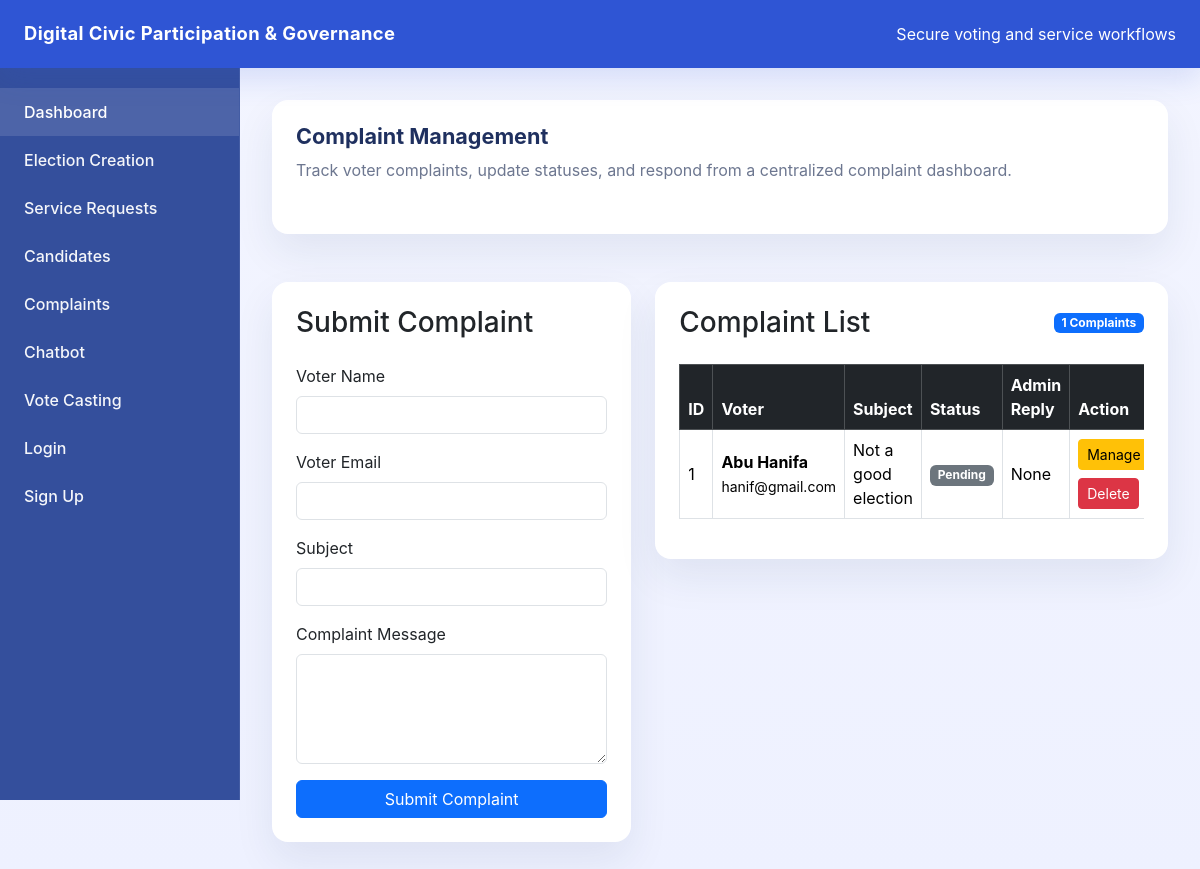
/complaints/, run on an earlier commit of the app's database.
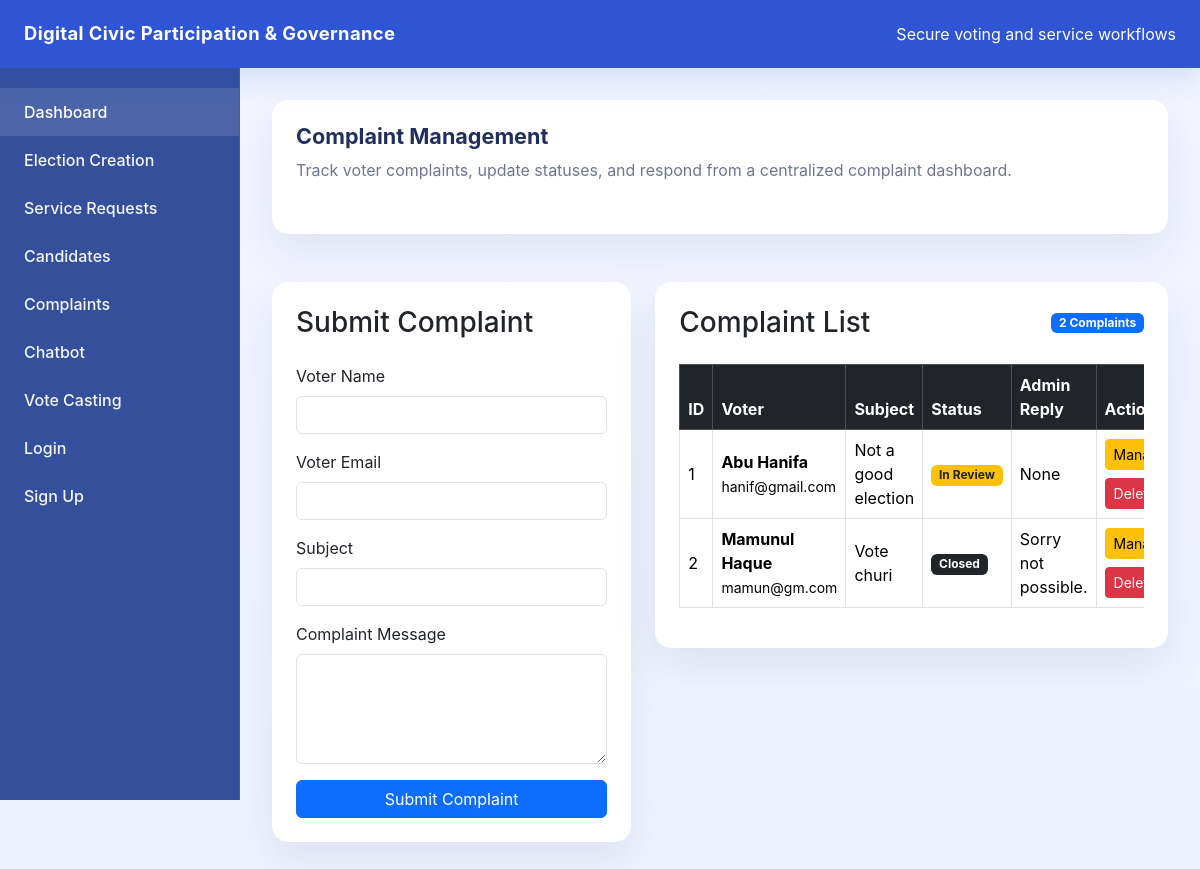
And on a later commit of the database.
### models/complaint.py (models this page shows)
class Complaint(db.Model):
    __tablename__ = "complaint"
    id = db.Column(db.Integer, primary_key=True)
    voter_name = db.Column(db.String(100), nullable=False)
    voter_email = db.Column(db.String(120), nullable=False)
    subject = db.Column(db.String(200), nullable=False)
    message = db.Column(db.Text, nullable=False)
    status = db.Column(db.String(50), nullable=False, default="Pending")
    admin_reply = db.Column(db.Text, nullable=True)

### routes/complaint_routes.py (the view)
@complaint_bp.route("/")
def complaints_page():
    complaints = Complaint.query.all()
    return render_template("complaints.html", complaints=complaints)

### templates/complaints.html (shortened to what the changed rows need)
{% extends "base.html" %}
{% block content %}
<div class="row g-4">
    <div class="col-12">
        <div class="card card-smooth p-4 mb-4">
            <div class="d-flex flex-column flex-md-row justify-content-between align-items-start gap-3">
                <div>
                    <h1 class="section-title mb-2">Complaint Management</h1>
                </div>
            </div>
        </div>
    </div>
    <div class="col-lg-7">
        <div class="card card-smooth">
            <div class="card-body p-4">
                <div class="d-flex justify-content-between align-items-center mb-4">
                    <h3 class="mb-0">Complaint List</h3>
                    <span class="badge bg-primary">{{ complaints|length }} Complaints</span>
                </div>
                {% if complaints %}
                    <div class="table-responsive">
                        <table class="table table-bordered table-hover align-middle">
                            <thead class="table-dark">
                                <tr>
                                    <th>ID</th>
                                    <th>Voter</th>
                                    <th>Subject</th>
                                    <th>Status</th>
                                    <th>Admin Reply</th>
                                    <th>Action</th>
                                </tr>
                            </thead>
                            <tbody>
                                {% for c in complaints %}
                                    <tr>
                                        <td>{{ c.id }}</td>
                                        <td>
                                            <strong>{{ c.voter_name }}</strong><br>
                                            <small>{{ c.voter_email }}</small>
                                        </td>
                                        <td>{{ c.subject }}</td>
                                        <td>
                                            {% if c.status == "Pending" %}
                                                <span class="badge bg-secondary">{{ c.status }}</span>
                                            {% elif c.status == "In Review" %}
                                                <span class="badge bg-warning text-dark">{{ c.status }}</span>
                                            {% elif c.status == "Resolved" %}
                                                <span class="badge bg-success">{{ c.status }}</span>
                                            {% elif c.status == "Closed" %}
                                                <span class="badge bg-dark">{{ c.status }}</span>
                                            {% else %}
                                                <span class="badge bg-primary">{{ c.status }}</span>
                                            {% endif %}
                                        </td>
                                        <td>
                                            {% if c.admin_reply %}
                                                {{ c.admin_reply }}
                                            {% else %}
                                                <span class="text-muted">No reply yet</span>
                                            {% endif %}
                                        </td>
                                        <td>
                                            <div class="d-grid gap-2">
                                                <a href="{{ url_for('complaint_bp.edit_complaint_page', complaint_id=c.id) }}" class="btn btn-warning btn-sm">Manage</a>
                                                <form action="{{ url_for('complaint_bp.delete_complaint', complaint_id=c.id) }}" method="POST" onsubmit="return confirm('Delete this complaint?');">
                                                    <button type="submit" class="btn btn-danger btn-sm">Delete</button>
                                                </form>
                                            </div>
                                        </td>
                                    </tr>
                                {% endfor %}
                            </tbody>
                        </table>
                    </div>
                {% else %}
                    <div class="alert alert-secondary mb-0">No complaints submitted yet.</div>
                {% endif %}
            </div>
        </div>
    </div>
</div>
{% endblock %}

What changed in the data, as far as the page shows it:
changed Complaint "Abu Hanifa": status "Pending" → "In Review"
added Complaint: id "2", voter_name "Mamunul Haque", voter_email "mamun@gm.com", subject "Vote churi", status "Closed", admin_reply "Sorry not possible."
Also different on the page:
{{ complaints|length }}: "1" → "2"
